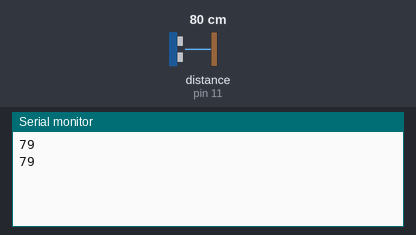
The sketch below on a simulated Arduino Uno, built with avr-gcc and run on an emulated ATmega328P. On the bench: the last lines printed to the serial monitor. Wiring (inferred from the names in the program): ultrasonic range finder: trigger pin 12; echo pin 11. Inputs (shaded band) come from the test bench; at power-on: distance to the obstacle (sensor on pin 11) 80 cm. The echo pulse lasts 58.3 µs per cm.

Above: at 2.8 s.
2.9 s: distance to the obstacle (sensor on pin 11) set to 2 cm
At 5.2 s:
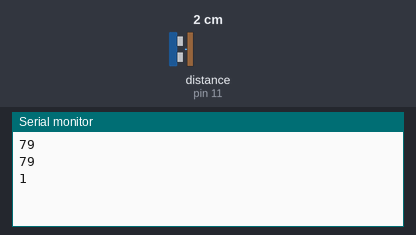
5.6 s: distance to the obstacle (sensor on pin 11) set to 4 cm
At 6.9 s:
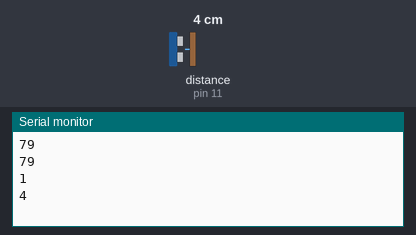
Timing chart, 0 to 8.6 s (numbered marks = the images above; inputs shaded):
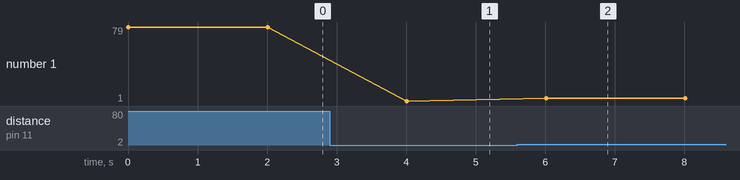

The sketch:

ultraSonic_sensor.ino
```cpp
#define echoPin 11
#define trigPin 12

int duration , distance ;
void setup()
{
  Serial.begin(9600);
  pinMode(echoPin , INPUT);
  pinMode(trigPin , OUTPUT);
}

void loop()
{
  digitalWrite(trigPin , LOW);
  delayMicroseconds(2);
  digitalWrite(trigPin , HIGH);
  delayMicroseconds(10);
  digitalWrite(trigPin , LOW);

  duration = pulseIn(echoPin , HIGH) ;
  distance = (duration * 0.0343) / 2 ;

  Serial.println(distance);
  delay(2000);
}
```

Measured:
- after the input at 2.9 s, the serial monitor: prints a new line after 1.1 s (image 1)
- after the input at 5.6 s, the serial monitor: prints a new line after 0.41 s (image 2)
- plotted number 1: 79 → 1 after the input at 2.9 s, 1 → 4 after the input at 5.6 s
